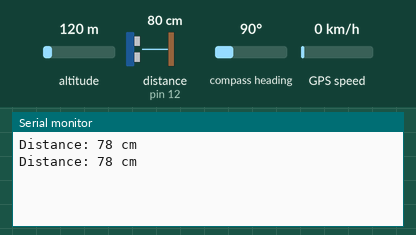
This sketch was run on a simulated Arduino Uno, built with avr-gcc and run on an emulated ATmega328P. Parts: the last lines printed to the serial monitor. Wiring (inferred from the names in the program): ultrasonic range finder: trigger pin 11; echo pin 12. The test bench sets the inputs (shaded band); at power-on: distance to the obstacle (sensor on pin 12) 80 cm, altitude 120 m, compass heading 90°, GPS speed 0 km/h. The echo pulse lasts 58.3 µs per cm; the GPS gets a fix after 3 s at 37.7749, -122.4194 with 8 satellites.

Above: at 2.9 s.
3.0 s: distance to the obstacle (sensor on pin 12) set to 2 cm
At 4.3 s:
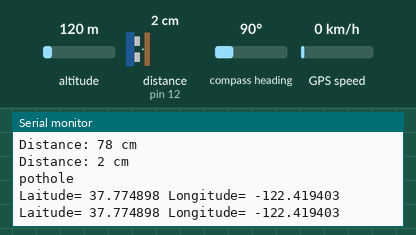
4.9 s: distance to the obstacle (sensor on pin 12) set to 4 cm
At 5.74 s:
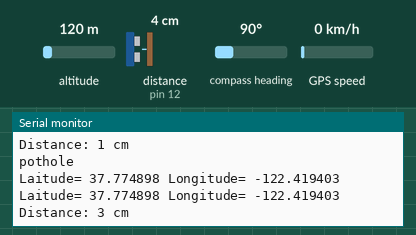
Timing chart, 0 to 7.9 s (numbered marks = the images above; inputs shaded):
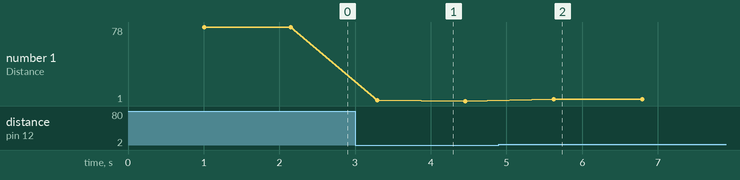

The sketch:

pavan.c.ino
```cpp
#include <TinyGPS++.h>
#include <SoftwareSerial.h>
static const int RXPin = 8, TXPin = 9;
static const uint32_t GPSBaud = 9600;
const int trigPin=11;
const int echoPin=12;
long duration;
int distance;
TinyGPSPlus gps;
SoftwareSerial ss(RXPin, TXPin);
void setup() {

  ss.begin(GPSBaud);
  pinMode (trigPin, OUTPUT);
  pinMode (echoPin, INPUT);
  Serial.begin (9600);

}

void loop()
{
delay(1000);

  digitalWrite (trigPin,LOW);
  delayMicroseconds (2);

  digitalWrite (trigPin, HIGH);
  delayMicroseconds (10);
  digitalWrite (trigPin, LOW);

  duration = pulseIn (echoPin, HIGH);
   distance=duration*0.034/2;

  Serial.print ("Distance: ");
  Serial.print (distance);
  Serial.println (" cm");
  delay (120);
  if(distance<70)
  Serial.print("pothole\n");


 while (ss.available() > 0){
    gps.encode(ss.read());
    if (gps.location.isUpdated()){
      Serial.print("Laitude= ");
      Serial.print(gps.location.lat(), 6);
      Serial.print(" Longitude= ");
      Serial.println(gps.location.lng(), 6);

      }

 }


}
```

Measured:
- after the input at 3.0 s, the serial monitor: prints a new line after 0.29 s (image 1)
- after the input at 4.9 s, the serial monitor: prints a new line after 0.72 s (image 2)
- plotted number 1: 78 → 1 after the input at 3.0 s, 1 → 3 after the input at 4.9 s
